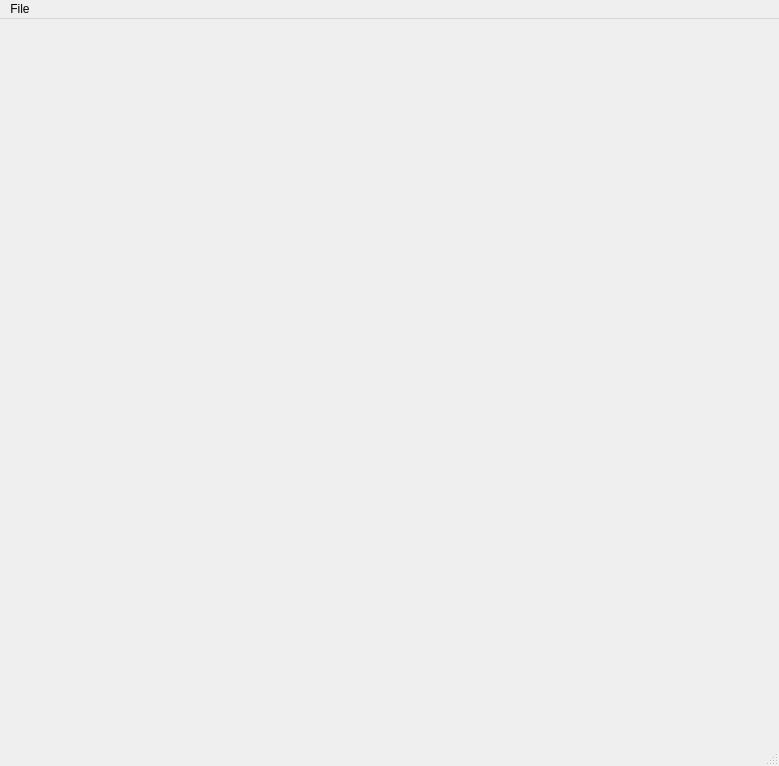
<?xml version="1.0" encoding="UTF-8"?>
<ui version="4.0">
 <class>MainWindow</class>
 <widget class="QMainWindow" name="MainWindow">
  <property name="geometry">
   <rect>
    <x>0</x>
    <y>0</y>
    <width>779</width>
    <height>766</height>
   </rect>
  </property>
  <property name="windowTitle">
   <string>MainWindow</string>
  </property>
  <widget class="QWidget" name="CentralWidget">
   <property name="layoutDirection">
    <enum>Qt::LayoutDirection::LeftToRight</enum>
   </property>
   <widget class="QWidget" name="horizontalLayoutWidget">
    <property name="geometry">
     <rect>
      <x>0</x>
      <y>-1</y>
      <width>771</width>
      <height>551</height>
     </rect>
    </property>
    <layout class="QHBoxLayout" name="horizontalLayout">
     <property name="rightMargin">
      <number>0</number>
     </property>
     <item>
      <widget class="Canvas" name="canvas" native="true">
       <property name="sizePolicy">
        <sizepolicy hsizetype="Preferred" vsizetype="Preferred">
         <horstretch>1</horstretch>
         <verstretch>0</verstretch>
        </sizepolicy>
       </property>
      </widget>
     </item>
     <item>
      <widget class="ToolBarView" name="toolbarView" native="true">
       <property name="minimumSize">
        <size>
         <width>200</width>
         <height>300</height>
        </size>
       </property>
      </widget>
     </item>
    </layout>
   </widget>
   <widget class="QWidget" name="verticalLayoutWidget">
    <property name="geometry">
     <rect>
      <x>10</x>
      <y>550</y>
      <width>771</width>
      <height>221</height>
     </rect>
    </property>
    <layout class="QVBoxLayout" name="verticalLayout">
     <item>
      <widget class="FramesView" name="framesView" native="true">
       <property name="minimumSize">
        <size>
         <width>100</width>
         <height>100</height>
        </size>
       </property>
      </widget>
     </item>
    </layout>
   </widget>
  </widget>
  <widget class="QMenuBar" name="menubar">
   <property name="geometry">
    <rect>
     <x>0</x>
     <y>0</y>
     <width>779</width>
     <height>23</height>
    </rect>
   </property>
   <widget class="QMenu" name="menuFile">
    <property name="title">
     <string>File</string>
    </property>
    <widget class="QMenu" name="menuNew_Project">
     <property name="title">
      <string>New Project</string>
     </property>
     <addaction name="action16x16"/>
     <addaction name="action32x32"/>
     <addaction name="action64x64"/>
    </widget>
    <addaction name="menuNew_Project"/>
    <addaction name="actionOpen_Project"/>
    <addaction name="actionSave_Project"/>
   </widget>
   <addaction name="menuFile"/>
  </widget>
  <widget class="QStatusBar" name="statusbar"/>
  <action name="actionOpen_Project">
   <property name="text">
    <string>Open Project</string>
   </property>
  </action>
  <action name="actionSave_Project">
   <property name="text">
    <string>Save Project</string>
   </property>
  </action>
  <action name="actionClear_Screen">
   <property name="text">
    <string>Clear Screen</string>
   </property>
  </action>
  <action name="actionCopy">
   <property name="text">
    <string>Copy</string>
   </property>
  </action>
  <action name="actionPaste">
   <property name="text">
    <string>Paste</string>
   </property>
  </action>
  <action name="action16x16">
   <property name="text">
    <string>16x16</string>
   </property>
  </action>
  <action name="action32x32">
   <property name="text">
    <string>32x32</string>
   </property>
  </action>
  <action name="action64x64">
   <property name="text">
    <string>64x64</string>
   </property>
  </action>
 </widget>
 <customwidgets>
  <customwidget>
   <class>ToolBarView</class>
   <extends>QWidget</extends>
   <header location="global">toolbarview.h</header>
   <container>1</container>
  </customwidget>
  <customwidget>
   <class>FramesView</class>
   <extends>QWidget</extends>
   <header>framesview.h</header>
  </customwidget>
  <customwidget>
   <class>Canvas</class>
   <extends>QWidget</extends>
   <header>canvas.h</header>
   <container>1</container>
  </customwidget>
 </customwidgets>
 <resources/>
 <connections/>
</ui>
